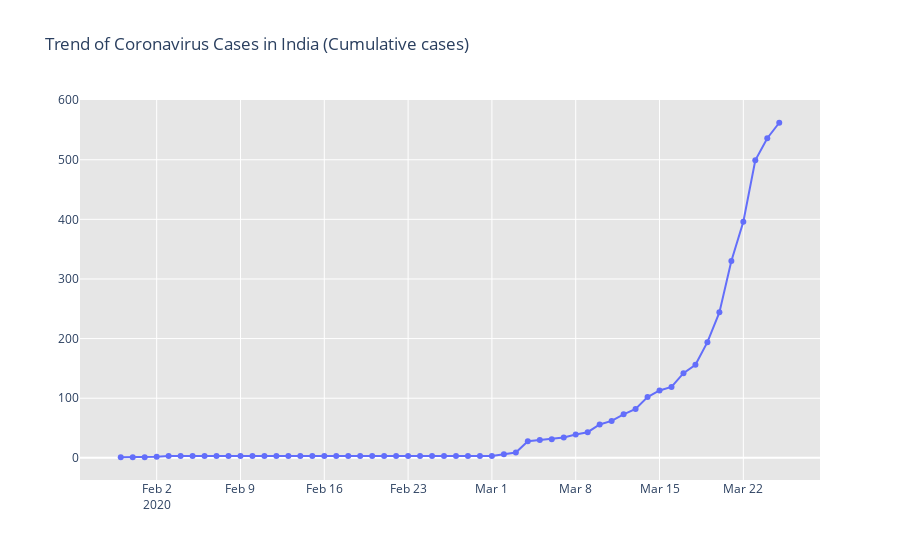
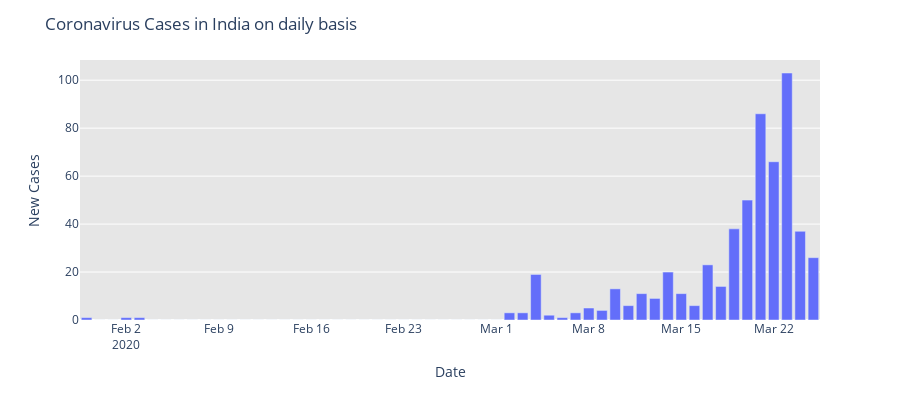

The notebook cell these images were saved under, in order:
### Code cell
fig = go.Figure()
fig.add_trace(go.Scatter(x=dbd_India['Date'], y = dbd_India['Total Cases'], mode='lines+markers',name='Total Cases'))
fig.update_layout(title_text='Trend of Coronavirus Cases in India (Cumulative cases)',plot_bgcolor='rgb(230, 230, 230)')
fig.show()

import plotly.express as px
fig = px.bar(dbd_India, x="Date", y="New Cases", barmode='group', height=400)
fig.update_layout(title_text='Coronavirus Cases in India on daily basis',plot_bgcolor='rgb(230, 230, 230)')
fig.show()

### Figure 1 — Plotly figure (JSON) as saved in the notebook; plotly's stock layout.template omitted (floating-point values rounded to 4 significant figures)
{"data": [{"mode": "lines+markers", "name": "Total Cases", "type": "scatter", "x": ["2020-01-30T00:00:00", "2020-01-31T00:00:00", "2020-02-01T00:00:00", "2020-02-02T00:00:00", "2020-02-03T00:00:00", "2020-02-04T00:00:00", "2020-02-05T00:00:00", "2020-02-06T00:00:00", "2020-02-07T00:00:00", "2020-02-08T00:00:00", "2020-02-09T00:00:00", "2020-02-10T00:00:00", "2020-02-11T00:00:00", "2020-02-12T00:00:00", "2020-02-13T00:00:00", "2020-02-14T00:00:00", "2020-02-15T00:00:00", "2020-02-16T00:00:00", "2020-02-17T00:00:00", "2020-02-18T00:00:00", "2020-02-19T00:00:00", "2020-02-20T00:00:00", "2020-02-21T00:00:00", "2020-02-22T00:00:00", "2020-02-23T00:00:00", "2020-02-24T00:00:00", "2020-02-25T00:00:00", "2020-02-26T00:00:00", "2020-02-27T00:00:00", "2020-02-28T00:00:00", "2020-02-29T00:00:00", "2020-03-01T00:00:00", "2020-03-02T00:00:00", "2020-03-03T00:00:00", "2020-03-04T00:00:00", "2020-03-05T00:00:00", "2020-03-06T00:00:00", "2020-03-07T00:00:00", "2020-03-08T00:00:00", "2020-03-09T00:00:00", "2020-03-10T00:00:00", "2020-03-11T00:00:00", "2020-03-12T00:00:00", "2020-03-13T00:00:00", "2020-03-14T00:00:00", "2020-03-15T00:00:00", "2020-03-16T00:00:00", "2020-03-17T00:00:00", "2020-03-18T00:00:00", "2020-03-19T00:00:00", "2020-03-20T00:00:00", "2020-03-21T00:00:00", "2020-03-22T00:00:00", "2020-03-23T00:00:00", "2020-03-24T00:00:00", "2020-03-25T00:00:00"], "y": [1, 1, 1, 2, 3, 3, 3, 3, 3, 3, 3, 3, 3, 3, 3, 3, 3, 3, 3, 3, 3, 3, 3, 3, 3, 3, 3, 3, 3, 3, 3, 3, 6, 9, 28, 30, 31, 34, 39, 43, 56, 62, 73, 82, 102, 113, 119, 142, 156, 194, 244, 330, 396, 499, 536, 562]}], "layout": {"plot_bgcolor": "rgb(230, 230, 230)", "title": {"text": "Trend of Coronavirus Cases in India (Cumulative cases)"}}}

### Figure 2 — Plotly figure (JSON) as saved in the notebook; plotly's stock layout.template omitted (floating-point values rounded to 4 significant figures)
{"data": [{"alignmentgroup": "True", "hovertemplate": "Date=%{x}<br>New Cases=%{y}<extra></extra>", "legendgroup": "", "marker": {"color": "#636efa"}, "name": "", "offsetgroup": "", "orientation": "v", "showlegend": false, "textposition": "auto", "type": "bar", "x": ["2020-01-30T00:00:00", "2020-01-31T00:00:00", "2020-02-01T00:00:00", "2020-02-02T00:00:00", "2020-02-03T00:00:00", "2020-02-04T00:00:00", "2020-02-05T00:00:00", "2020-02-06T00:00:00", "2020-02-07T00:00:00", "2020-02-08T00:00:00", "2020-02-09T00:00:00", "2020-02-10T00:00:00", "2020-02-11T00:00:00", "2020-02-12T00:00:00", "2020-02-13T00:00:00", "2020-02-14T00:00:00", "2020-02-15T00:00:00", "2020-02-16T00:00:00", "2020-02-17T00:00:00", "2020-02-18T00:00:00", "2020-02-19T00:00:00", "2020-02-20T00:00:00", "2020-02-21T00:00:00", "2020-02-22T00:00:00", "2020-02-23T00:00:00", "2020-02-24T00:00:00", "2020-02-25T00:00:00", "2020-02-26T00:00:00", "2020-02-27T00:00:00", "2020-02-28T00:00:00", "2020-02-29T00:00:00", "2020-03-01T00:00:00", "2020-03-02T00:00:00", "2020-03-03T00:00:00", "2020-03-04T00:00:00", "2020-03-05T00:00:00", "2020-03-06T00:00:00", "2020-03-07T00:00:00", "2020-03-08T00:00:00", "2020-03-09T00:00:00", "2020-03-10T00:00:00", "2020-03-11T00:00:00", "2020-03-12T00:00:00", "2020-03-13T00:00:00", "2020-03-14T00:00:00", "2020-03-15T00:00:00", "2020-03-16T00:00:00", "2020-03-17T00:00:00", "2020-03-18T00:00:00", "2020-03-19T00:00:00", "2020-03-20T00:00:00", "2020-03-21T00:00:00", "2020-03-22T00:00:00", "2020-03-23T00:00:00", "2020-03-24T00:00:00", "2020-03-25T00:00:00"], "xaxis": "x", "y": [1, 0, 0, 1, 1, 0, 0, 0, 0, 0, 0, 0, 0, 0, 0, 0, 0, 0, 0, 0, 0, 0, 0, 0, 0, 0, 0, 0, 0, 0, 0, 0, 3, 3, 19, 2, 1, 3, 5, 4, 13, 6, 11, 9, 20, 11, 6, 23, 14, 38, 50, 86, 66, 103, 37, 26], "yaxis": "y"}], "layout": {"barmode": "group", "height": 400, "legend": {"tracegroupgap": 0}, "margin": {"t": 60}, "plot_bgcolor": "rgb(230, 230, 230)", "title": {"text": "Coronavirus Cases in India on daily basis"}, "xaxis": {"anchor": "y", "domain": [0.0, 1.0], "title": {"text": "Date"}}, "yaxis": {"anchor": "x", "domain": [0.0, 1.0], "title": {"text": "New Cases"}}}}
